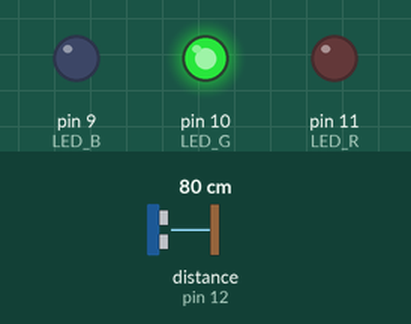
This sketch was run on a simulated Arduino Uno, built with avr-gcc and run on an emulated ATmega328P. Shown: output pins drawn as LEDs (lit = HIGH). Wiring (inferred from the names in the program): ultrasonic range finder: trigger pin 13; echo pin 12. The inputs (shaded band) are chosen by the test bench; at power-on: distance to the obstacle (sensor on pin 12) 80 cm. The echo pulse lasts 58.3 µs per cm; pins used as bus, display or sensor lines are not drawn.

Above: at 1.2 s.
1.3 s: distance to the obstacle (sensor on pin 12) set to 56 cm
2.8 s: distance to the obstacle (sensor on pin 12) set to 46 cm
At 4.0 s:
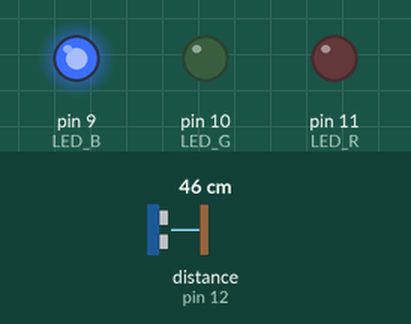
4.3 s: distance to the obstacle (sensor on pin 12) set to 22 cm
5.8 s: distance to the obstacle (sensor on pin 12) set to 18 cm
At 6.8 s:
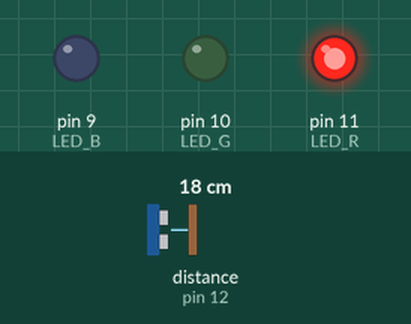
7.3 s: distance to the obstacle (sensor on pin 12) set to 35 cm
At 8.5 s:
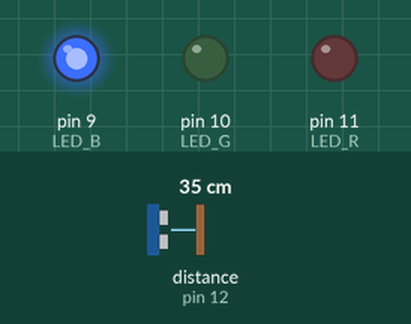
8.8 s: distance to the obstacle (sensor on pin 12) set to 2 cm
At 10.0 s:
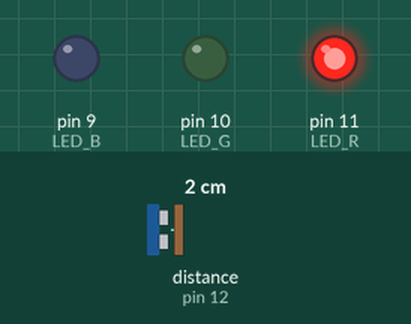
Timing chart, 0 to 11.3 s (numbered marks = the images above; inputs shaded):
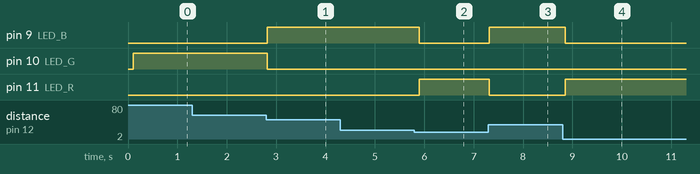

Measured:
- the behaviour switches between 51 and 50 cm on distance to the obstacle (sensor on pin 12) (found by bisection; images 0 and 1)
- the behaviour switches between 21 and 20 cm on distance to the obstacle (sensor on pin 12) (found by bisection; images 1 and 2)
- after the input at 1.3 s, every drawn part: stays the same
- after the input at 2.8 s, pin 9 (LED_B): LOW → HIGH at once; pin 10 (LED_G): HIGH → LOW at once
- after the input at 4.3 s, every drawn part: stays the same
- after the input at 5.8 s, pin 9 (LED_B): HIGH → LOW after 0.09 s; pin 11 (LED_R): LOW → HIGH after 0.09 s
- after the input at 7.3 s, pin 9 (LED_B): LOW → HIGH at once; pin 11 (LED_R): HIGH → LOW at once
- after the input at 8.8 s, pin 9 (LED_B): HIGH → LOW after 0.06 s; pin 11 (LED_R): LOW → HIGH after 0.06 s

The sketch:

ultrasonic.ino
```cpp
int LED_R = 11;
int LED_G = 10;
int LED_B = 9;

int EchoPin = 12;
int TrigPin = 13;

const double SPEED_OF_SOUND = 0.0343; // cm per microsecond

long GetDistance() {

  digitalWrite(TrigPin, LOW);
  delayMicroseconds(2);
  // send a 10 microsec sound burst
  digitalWrite(TrigPin, HIGH);
  // wait until sound burst complete
  delayMicroseconds(10);
  digitalWrite(TrigPin, LOW);
  // read echo pin
  long duration = pulseIn(EchoPin, HIGH);
  return duration * SPEED_OF_SOUND / 2;

}

void LEDColor(String color) {
  if(color == "red") {
    digitalWrite(LED_R, HIGH);
    digitalWrite(LED_G, LOW);
    digitalWrite(LED_B, LOW);
  }
  else if(color == "green"){
    digitalWrite(LED_R, LOW);
    digitalWrite(LED_G, HIGH);
    digitalWrite(LED_B, LOW);
  }
  else if (color == "blue") {
    digitalWrite(LED_R, LOW);
    digitalWrite(LED_G, LOW);
    digitalWrite(LED_B, HIGH);
  }
}

void setup() {
  pinMode(LED_R,OUTPUT);
  pinMode(LED_G,OUTPUT);
  pinMode(LED_B,OUTPUT);

  pinMode(EchoPin, INPUT);
  pinMode(TrigPin, OUTPUT);
}

void loop() {

 delay(100);

  long distance = GetDistance();

  if(distance < 20) {
    LEDColor("red");
  }
  else if(distance < 50) {
    LEDColor("blue");
  }
  else{
    LEDColor("green");
  }

}
```
